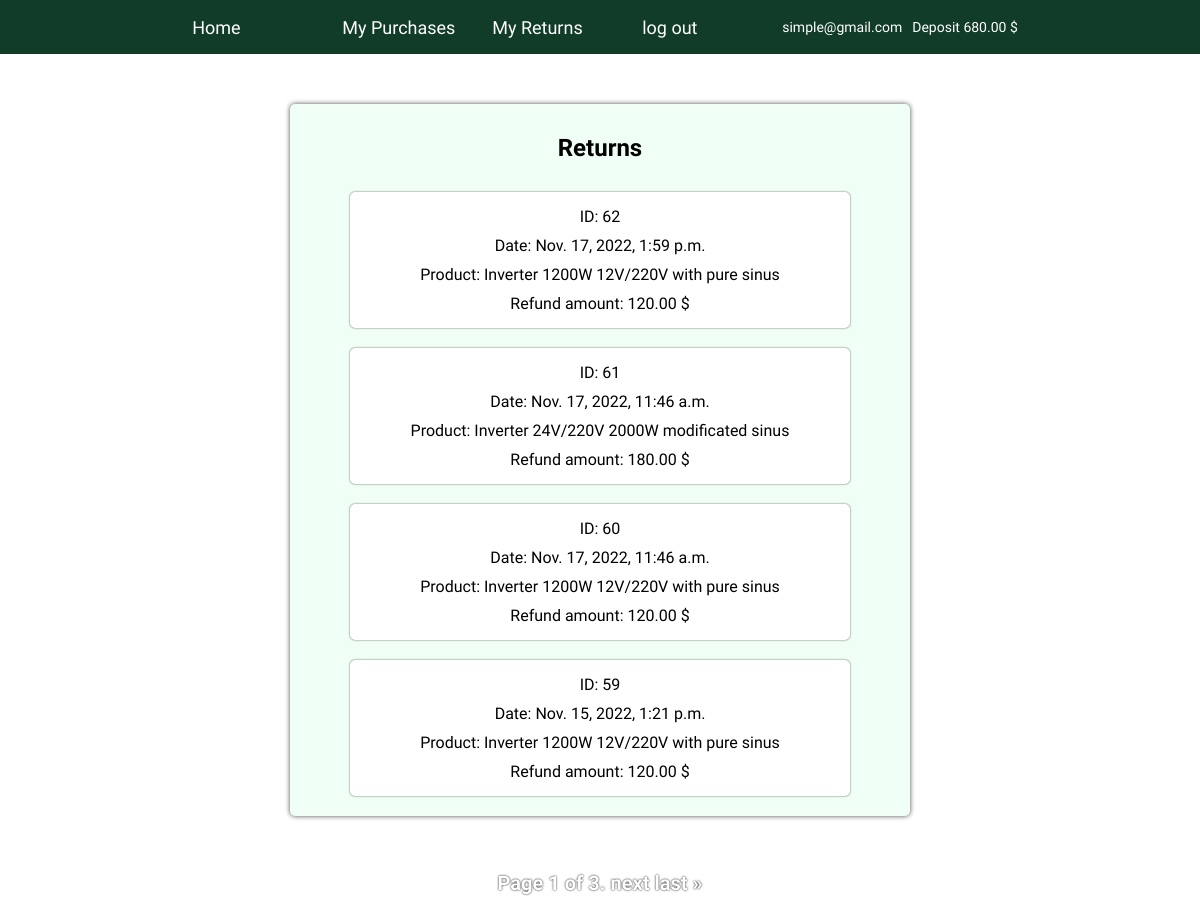
The app's page /returns/ (signed in) with its own data.
### store/models.py (models this page shows)
class MyUser(AbstractUser):
    deposit = models.DecimalField(max_digits=7, decimal_places=2, blank=True, null=True)

class ReturnPurchase(models.Model):
    purchase = models.OneToOneField(Purchase, on_delete=models.CASCADE)
    date = models.DateTimeField(auto_now_add=True)
    class Meta:
        ordering = ['-date']
    def __str__(self):
        return f'{self.purchase}'

class Purchase(models.Model):
    customer = models.ForeignKey(MyUser, on_delete=models.CASCADE)
    product = models.ForeignKey(Product, on_delete=models.CASCADE)
    quantity = models.PositiveSmallIntegerField()
    date = models.DateTimeField(auto_now_add=True)
    class Meta:
        ordering = ['-date']
        verbose_name = 'purchase'
        verbose_name_plural = 'purchases'
    def __str__(self):
        return f'{self.product}'
    @property
    def purchase_amount(self):
        return self.quantity * self.product.price

class Product(models.Model):
    title = models.CharField(max_length=100)
    image = models.ImageField(upload_to='images', null=True, blank=True)
    description = models.TextField()
    price = models.DecimalField(max_digits=7, decimal_places=2)
    quantity = models.PositiveSmallIntegerField()
    class Meta:
        ordering = ['title']
        verbose_name = 'product'
        verbose_name_plural = 'products'
    def __str__(self):
        return self.title

### store/views.py (the view)
# urls.py: path('returns/', ReturnListView.as_view(), name='returns'),
class ReturnListView(LoginRequiredMixin, ListView):
    login_url = reverse_lazy('login')
    model = ReturnPurchase
    template_name = 'store/return_purchase.html'
    paginate_by = 4
    def get_queryset(self):
        if not self.request.user.is_superuser:
            queryset = ReturnPurchase.objects.filter(purchase__customer=self.request.user)
            return queryset
        queryset = ReturnPurchase.objects.all()
        return queryset

### store/templates/store/return_purchase.html (shortened to what this page needs)
{% extends 'store/base.html' %}
{% block content %}
    <div class="list">
    <h2>Returns</h2>
    {% for return in  object_list %}
        <div>
            <span>ID: {{ return.id }}</span>
            <span>Date: {{ return.date }}</span>
            <span>Product: {{ return }} {{ return.purchase.product.description }}</span>
            <span>Refund amount: {{ return.purchase.purchase_amount }} $</span>
        </div>
    {% endfor %}
    </div>
    {% include 'includes/pagination.html' %}
{% endblock %}

### store/templates/includes/navigation.html
<div class="navi">
<a href="{% url 'home' %}">Home</a>
{% if not user.is_authenticated %}
    <a href="{% url 'login' %}">Log in</a>
    <a href="{% url 'register' %}">Sign up</a>
{% else %}
    {% if user.is_superuser %}
        <a href="{% url 'add_product' %}">Add Products</a>
        <a href="{% url 'purchases' %}">All Purchases</a>
        <a href="{% url 'returns' %}">All Returns</a>
        <a href="{% url 'logout' %}">log out</a>
        <p>ADMIN</p>
    {% else %}
        <a href="{% url 'purchases' %}">My Purchases</a>
        <a href="{% url 'returns' %}">My Returns</a>
        <a href="{% url 'logout' %}">log out</a>
        <p>{{ user.email }}</p>
        <p>Deposit {{ user.deposit }} $</p>
    {% endif %}
{% endif %}
</div>

### store/static/store/css/style.css (style rules this page uses)
body { margin: 0; }
.navi { display: flex; justify-content: center; align-items: center; background: #103c28; color: #ffff; font-family: Play, sans-serif; font-size: 18px; width: 100%; height: 22%; margin: 0 0 20px 0; }
.navi > a { color: #ffff; text-decoration: none; width: 10%; margin: 10px; padding: 5px; }
.navi > p { font-size: 14px; padding: 5px; }
.main .list { display: flex; flex-wrap: wrap; justify-content: center; width: 50%; font-family: Play, sans-serif; box-shadow: 0 0 5px #4c4c4f; border-radius: 5px; background: #effff5; margin: 30px 0 30px 0; padding: 10px; }
.main .list > h2 { width: 100%; }
.main .list > div { display: flex; flex-wrap: wrap; justify-content: space-evenly; width: 80%; margin: 10px; padding: 10px; box-shadow: 0 0 2px #4c4c4f; border-radius: 5px; background: #ffff; }
.main .list > div > span { width: 100%; margin: 5px; }

### records on screen
MyUser: email "simple@gmail.com", deposit "680.00"
ReturnPurchase: id "62", date "Nov. 17, 2022, 1:59 p.m.", purchase.title "Inverter", purchase.product.description "1200W 12V/220V with pure sinus", purchase.purchase_amount "120.00"
ReturnPurchase: id "61", date "Nov. 17, 2022, 11:46 a.m.", purchase.title "Inverter", purchase.product.description "24V/220V 2000W modificated sinus", purchase.purchase_amount "180.00"
ReturnPurchase: id "60", date "Nov. 17, 2022, 11:46 a.m.", purchase.title "Inverter", purchase.product.description "1200W 12V/220V with pure sinus", purchase.purchase_amount "120.00"
ReturnPurchase: id "59", date "Nov. 15, 2022, 1:21 p.m.", purchase.title "Inverter", purchase.product.description "1200W 12V/220V with pure sinus", purchase.purchase_amount "120.00"

### other values on screen
{{ page_obj.number }} "1"
{{ page_obj.paginator.num_pages }} "3"
